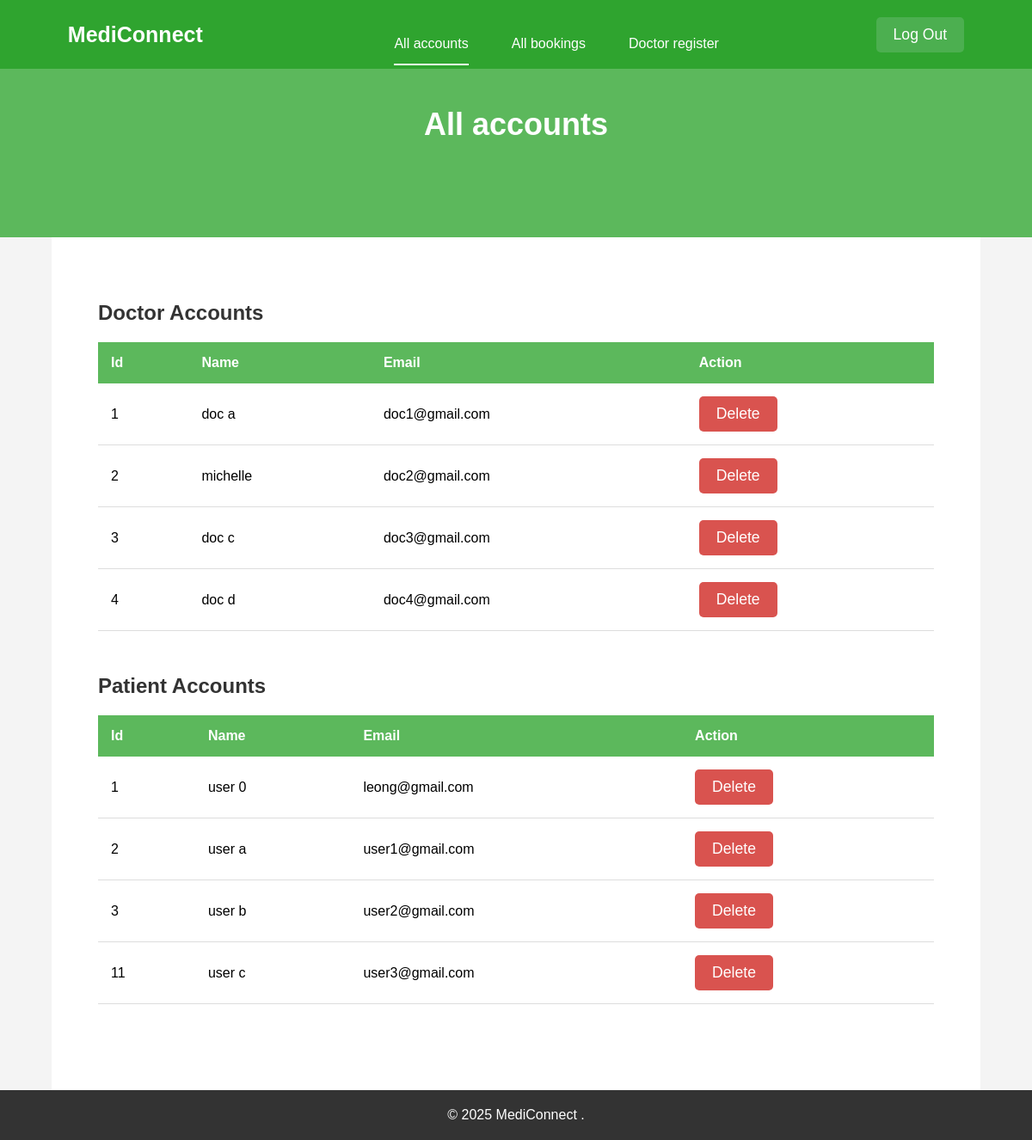
/admin/admin.php, run on the app's committed database.
### tables this page shows
CREATE TABLE `users_doctor` (
  `id` int(11) NOT NULL,
  `username` varchar(22) NOT NULL,
  `email` varchar(22) NOT NULL,
  `password` varchar(222) NOT NULL,
  `profile_picture` varchar(255) DEFAULT NULL,
  `specialty` enum('Cardiology','Urology','Dermatology','Neurology') DEFAULT NULL,
  `experience` varchar(100) DEFAULT NULL,
  `phone` varchar(100) DEFAULT NULL,
  `languages` varchar(100) DEFAULT NULL
);

CREATE TABLE `users_patient` (
  `id` int(11) NOT NULL,
  `username` varchar(22) NOT NULL,
  `email` varchar(22) NOT NULL,
  `password` varchar(222) NOT NULL,
  `status` varchar(22) DEFAULT 'unverified',
  `phone` varchar(100) NOT NULL
);

### admin/admin.php (the view, shortened to what this page needs)
<!DOCTYPE html>
<html lang="en">
<head>
    <link rel="stylesheet" href="admin.css">
</head>
<body>
    <nav class="nav" id="navbar">
        <div class="nav-logo">
            <p>MediConnect</p>
        </div>
        <div class="nav-menu" id="navMenu">
            <ul>
                <li><a href="admin.php" class="link active">All accounts</a></li>
                <li><a href="bookings.php" class="link">All bookings</a></li>
                <li><a href="regisDoc.php" class="link">Doctor register</a></li>
            </ul>
        </div>
        <a href="../registration/login.php">
            <button class="nav-btn" id="logoutBtn">Log Out</button>
        </a>
    </nav>
    <header>
        <div class="container">
            <h1>All accounts</h1>
        </div>
    </header>
    <?php
    $db = mysqli_connect('localhost', 'root', '', 'mediconnect');
    $query_doctor = "SELECT id, username, email FROM users_doctor";
    $query_patient = "SELECT id, username, email FROM users_patient";
    $result_doctor = mysqli_query($db, $query_doctor);
    $result_patient = mysqli_query($db, $query_patient);
    $doctors = [];
    $patients = [];
    if ($result_doctor->num_rows > 0) {
        while ($user = $result_doctor->fetch_assoc()) {
            $doctors[] = $user;
        }
    }
    if ($result_patient->num_rows > 0) {
        while ($user = $result_patient->fetch_assoc()) {
            $patients[] = $user;
        }
    }
    ?>
    <div class="container1">
        <section id="admin-controls" class="container">
            <div class="account-management">
                <h3>Doctor Accounts</h3>
                <?php
                if (!empty($doctors)) {
                    echo "<table>";
                    echo "<thead>
                    <tr>
                        <th>Id</th>
                        <th>Name</th>
                        <th>Email</th>
                        <th>Action</th>
                    </tr>
                </thead>";
                    echo "<tbody>";
                    foreach ($doctors as $doctor) {
                        echo "<tr>";
                        echo "<td>" . $doctor['id'] . "</td>";
                        echo "<td>" . $doctor['username'] . "</td>";
                        echo "<td>" . $doctor['email'] . "</td>";
                        echo "<td><a href='deleteDoctor.php?id=" . $doctor['id'] . "' class='btn delete'>Delete</a></td>";
                        echo "</tr>";
                    }
                    echo "</tbody>";
                    echo "</table>";
                } else {
                    echo "<p>No doctor accounts found.</p>";
                }
                ?>
            </div>
            <div class="account-management">
                <h3>Patient Accounts</h3>
                <?php
                if (!empty($patients)) {
                    echo "<table>";
                    echo "<thead>
                    <tr>
                        <th>Id</th>
                        <th>Name</th>
                        <th>Email</th>
                        <th>Action</th>
                    </tr>
                </thead>";
                    echo "<tbody>";
                    foreach ($patients as $patient) {
                        echo "<tr>";
                        echo "<td>" . $patient['id'] . "</td>";
                        echo "<td>" . $patient['username'] . "</td>";
                        echo "<td>" . $patient['email'] . "</td>";
                        echo "<td><a href='deletePatient.php?id=" . $patient['id'] . "' class='btn delete'>Delete</a></td>";
                        echo "</tr>";
                    }
                    echo "</tbody>";
                    echo "</table>";
                } else {
                    echo "<p>No patient accounts found.</p>";
                }
                ?>
            </div>
        </section>
    </div>
    <footer>
        <div class="container">
            <p>&copy; 2025 MediConnect .</p>
        </div>
    </footer>
</body>
</html>

### admin/admin.css (style rules this page uses)
html, body { height: 100%; margin: 0; display: flex; flex-direction: column; }
body { font-family: Arial, sans-serif; margin: 0; padding: 0; box-sizing: border-box; background-color: #f4f4f4; min-height: 100vh; }
header { background: #5cb85c; color: white; padding: 100px 0; text-align: center; }
header .container h1 { font-size: 36px; margin-bottom: 10px; }
#admin-controls { padding: 50px 0; background-color: white; }
.account-management { width: 90%; max-width: 1200px; margin: 0 auto; margin-bottom: 50px; }
.account-management h3 { font-size: 24px; margin-bottom: 20px; color: #333; }
table { width: 100%; border-collapse: collapse; margin-bottom: 30px; }
thead { background-color: #5cb85c; color: white; }
thead th { padding: 15px; text-align: left; }
tbody tr { border-bottom: 1px solid #ddd; }
tbody td { padding: 15px; text-align: left; }
.btn { display: inline-block; padding: 10px 15px; color: white; text-decoration: none; border-radius: 5px; margin-top: 10px; }
.btn.delete { background-color: #d9534f; }
footer { background: #333; color: white; text-align: center; padding: 20px 0; }
footer p { margin: 0; }
.container { width: 90%; max-width: 1200px; margin: 0 auto; }
.nav { position: fixed; top: 0; display: flex; justify-content: space-around; width: 100%; height: 80px; line-height: 70px; background: #2fa42f; z-index: 100; }
.nav-logo { display: flex; align-items: center; height: 80px; }
.nav-logo p { color: white; font-size: 25px; font-weight: 600; margin: 0; }
.nav-btn { background-color: #4CAF50; color: white; padding: 10px 20px; border: none; border-radius: 5px; cursor: pointer; font-size: 1.1em; text-align: center; margin-top: 20px; }
.nav-menu ul { display: flex; }
.nav-menu ul li { list-style-type: none; }
.nav-menu ul li .link { text-decoration: none; font-weight: 500; color: #fff; padding-bottom: 15px; margin: 0 25px; }
.link:hover, .active { border-bottom: 2px solid #fff; }
.btn { background-color: #4CAF50; color: white; padding: 10px 20px; border: none; border-radius: 5px; cursor: pointer; font-size: 1.1em; text-align: center; margin-top: 0px; }
.container1 { display: flex; flex: 1; }

### data on the page
users_doctor: id "1", username "doc a", email "doc1@gmail.com"
users_doctor: id "2", username "michelle", email "doc2@gmail.com"
users_doctor: id "3", username "doc c", email "doc3@gmail.com"
users_doctor: id "4", username "doc d", email "doc4@gmail.com"
users_patient: id "1", username "user 0", email "leong@gmail.com"
users_patient: id "2", username "user a", email "user1@gmail.com"
users_patient: id "3", username "user b", email "user2@gmail.com"
users_patient: id "11", username "user c", email "user3@gmail.com"
